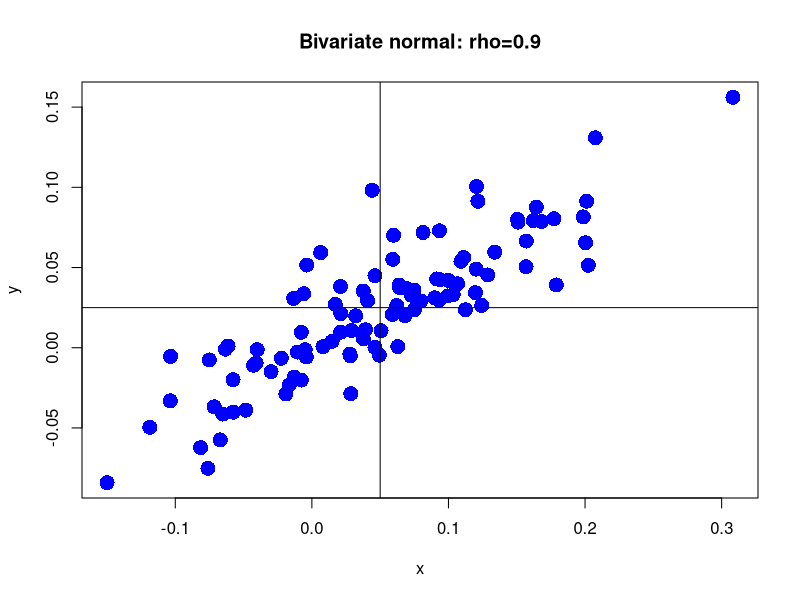
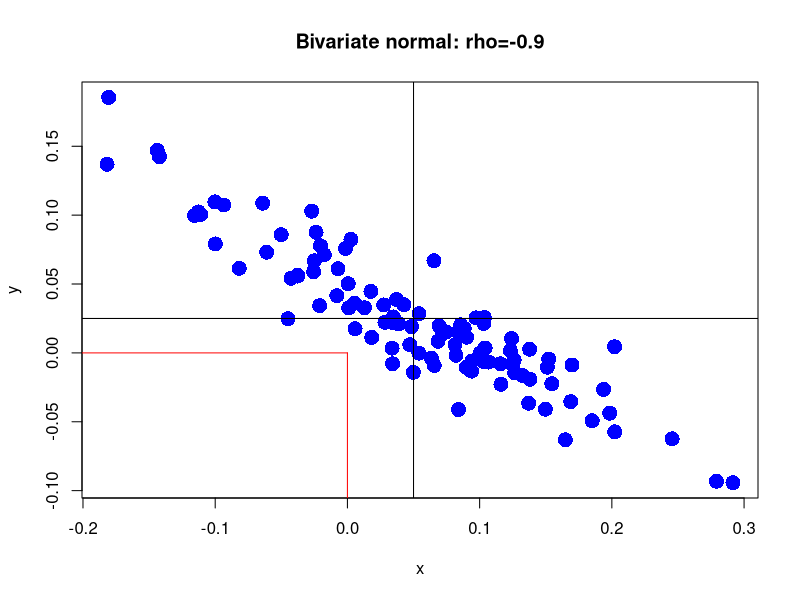
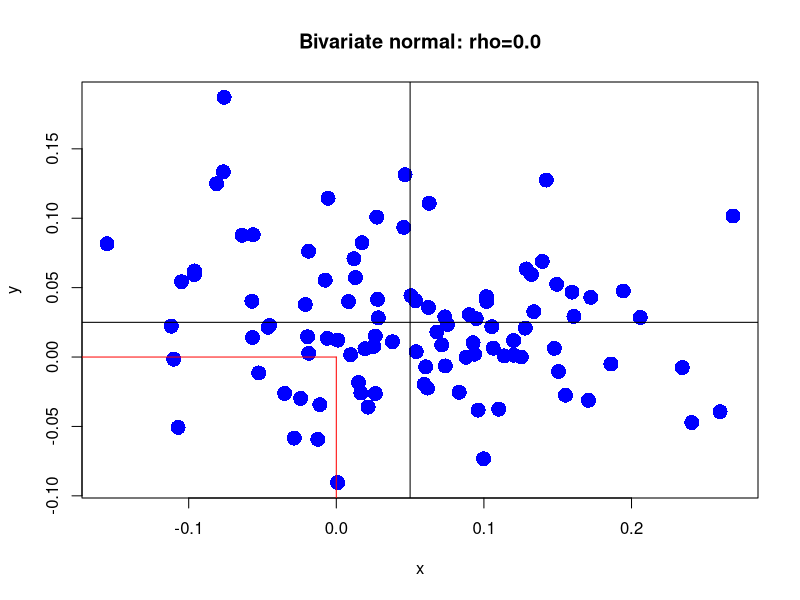

These charts were generated, in order, by the following R code:
##Part 1: Covariance matrix
# Standard deviations and correlation
sig_x <- 0.10
sig_y <- 0.05
rho_xy <- 0.9

# Covariance between X and Y
sig_xy <- rho_xy * sig_x * sig_y

# Covariance matrix
Sigma_xy <- matrix(c(sig_x**2, sig_xy, sig_xy, sig_y**2), nrow=2, ncol=2, byrow=TRUE)


##Part 2: Simulate data
# Load the mvtnorm package
library("mvtnorm")

# Means
mu_x <- 0.05
mu_y <- 0.025

# Simulate 100 observations
set.seed(123)  # for reproducibility
xy_vals <- rmvnorm(100, mean = c(mu_x, mu_y), sigma = Sigma_xy)

# Have a look at the first observations
head(xy_vals)

##Part 3: Plot the simulated data
# Simulated values (xy_vals) and means (mu_x, mu_y) are still in your workspace

# create scatterplot
plot(xy_vals[, 1], xy_vals[, 2], pch = 16, cex = 2, col = "blue", 
     main = "Bivariate normal: rho=0.9", xlab = "x", ylab = "y")

##Part 4: Add lines to the plot
# Add lines
abline(v=mu_x, h=mu_y)

## Part 5: Compute a joint probability
pmvnorm(lower=-Inf, upper = 0, mean = c(mu_x, mu_y), sigma = Sigma_xy)

## Part 6: Negatively Correlated random Variables
sig_x <- 0.10
sig_y <- 0.05
rho_xy <- - 0.9
# Covariance between X and Y
sig_xy <- rho_xy * sig_x * sig_y
# Covariance matrix
Sigma_xy <- matrix(c(sig_x^2, sig_xy, sig_xy, sig_y^2), nrow = 2, ncol = 2)

# Means
mu_x <- 0.05
mu_y <- 0.025
# Simulate 100 observations
set.seed(123)  # for reproducibility
xy_vals <- rmvnorm(100, mean=c(mu_x, mu_y), sigma = Sigma_xy)
head(xy_vals)

# Create scatterplot
plot(xy_vals[, 1], xy_vals[, 2], pch = 16, cex = 2, col = "blue", 
     main = "Bivariate normal: rho=-0.9", xlab = "x", ylab = "y")
# Add lines
abline(h = mu_y, v = mu_x)
# Add line segments
segments(x0 = 0, y0 = -1e10, x1 = 0, y1 = 0, col="red")
segments(x0 = -1e10, y0 = 0, x1 = 0, y1 = 0, col="red")

# Compute joint probability
pmvnorm(lower = c(-Inf, -Inf), upper = c(0, 0), 
        mean = c(mu_x, mu_y), sigma = Sigma_xy)

##Part 7: Uncorrelated random variables
# Standard deviations and correlation
sig_x <- 0.10
sig_y <- 0.05
rho_xy <- 0.0
# Covariance between X and Y
sig_xy <- rho_xy * sig_x * sig_y
# Covariance matrix
Sigma_xy <- matrix(c(sig_x^2, sig_xy, sig_xy, sig_y^2), nrow = 2, ncol = 2)

# Means
mu_x <- 0.05
mu_y <- 0.025
# Simulate 100 observations
set.seed(123)  # for reproducibility
xy_vals <- rmvnorm(100, mean=c(mu_x, mu_y), sigma = Sigma_xy)
head(xy_vals)

# Create scatterplot
plot(xy_vals[, 1], xy_vals[, 2], pch = 16, cex = 2, col = "blue", 
     main = "Bivariate normal: rho=0.0", xlab = "x", ylab = "y")
# Add lines
abline(h = mu_y, v = mu_x)
# Add line segments
segments(x0 = 0, y0 = -1e10, x1 = 0, y1 = 0, col="red")
segments(x0 = -1e10, y0 = 0, x1 = 0, y1 = 0, col="red")

# Compute joint probability
pmvnorm(lower = c(-Inf, -Inf), upper = c(0, 0), 
        mean = c(mu_x, mu_y), sigma = Sigma_xy)

